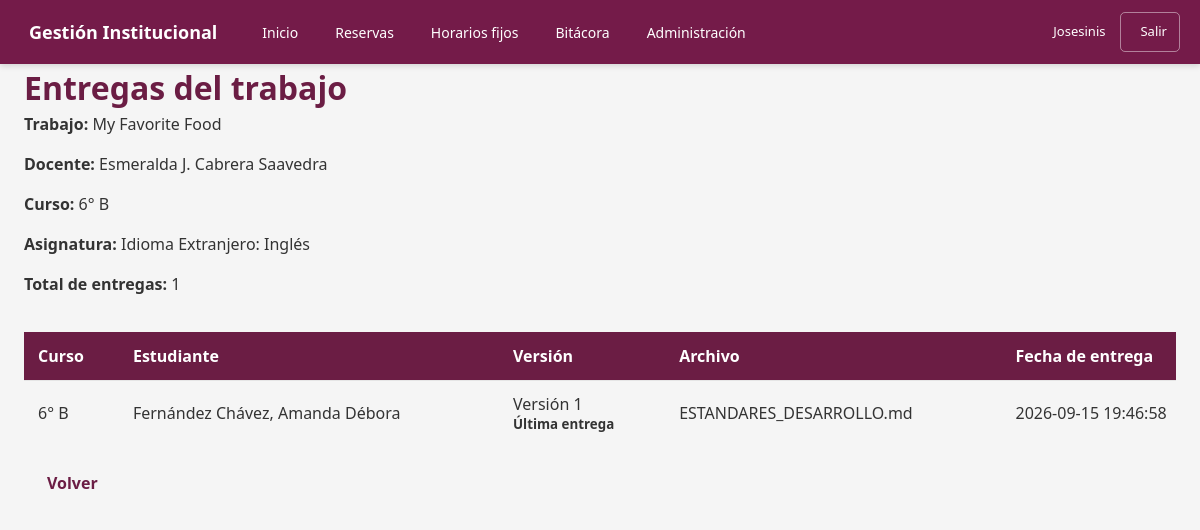
Screenshot of /modules/entregas/ver_entregas.php?id=7 (signed in) with the database file from the repository.
### tables this page shows
CREATE TABLE `trabajos` (
  `id` int(10) UNSIGNED NOT NULL,
  `reserva_id` int(11) NOT NULL,
  `titulo` varchar(150) NOT NULL,
  `estado` enum('en_proceso','cerrado') NOT NULL DEFAULT 'en_proceso',
  `fecha_inicio` datetime NOT NULL,
  `fecha_limite` datetime NOT NULL,
  `fecha_creacion` datetime NOT NULL DEFAULT current_timestamp(),
  `fecha_actualizacion` datetime NOT NULL DEFAULT current_timestamp() ON UPDATE current_timestamp()
);

CREATE TABLE `docentes` (
  `id` int(11) NOT NULL,
  `nombres` varchar(50) NOT NULL,
  `apellidos` varchar(50) NOT NULL,
  `correo` varchar(50) NOT NULL,
  `activo` tinyint(1) NOT NULL
);

CREATE TABLE `cursos` (
  `id` int(11) NOT NULL,
  `nombre_curso` varchar(10) NOT NULL DEFAULT '',
  `modalidad` enum('asignatura','taller') DEFAULT 'asignatura'
);

CREATE TABLE `asignaturas` (
  `id` int(11) NOT NULL,
  `asignatura_nombre` varchar(50) NOT NULL,
  `modalidad` enum('asignatura','taller') DEFAULT 'asignatura',
  `activo` tinyint(1) DEFAULT NULL
);

CREATE TABLE `entregas` (
  `id` int(11) NOT NULL,
  `trabajo_id` int(10) UNSIGNED NOT NULL,
  `curso_id` int(11) NOT NULL,
  `asignatura_id` int(11) NOT NULL,
  `alumno_id` int(11) DEFAULT NULL,
  `nombre_archivo` varchar(255) NOT NULL,
  `ruta_archivo` varchar(500) NOT NULL,
  `fecha_hora_entrega` datetime NOT NULL DEFAULT current_timestamp()
);

CREATE TABLE `alumnos` (
  `id` int(11) NOT NULL,
  `curso_id` int(11) NOT NULL,
  `nombres` varchar(100) NOT NULL,
  `apellidos` varchar(100) NOT NULL,
  `activo` tinyint(1) NOT NULL DEFAULT 1
);

### modules/entregas/ver_entregas.php (the view, shortened to what this page needs)
<?php
require_once '../../config/database.php';
$trabajoId = isset($_GET['id']) ? (int) $_GET['id'] : 0;
$sqlTrabajo = "
    SELECT
        t.id,
        t.titulo,
        t.estado,
        t.fecha_inicio,
        t.fecha_limite,
        d.nombres AS docente_nombres,
        d.apellidos AS docente_apellidos,
        c.nombre_curso,
        a.asignatura_nombre
    FROM trabajos t
    INNER JOIN reservas r
        ON r.id = t.reserva_id
    INNER JOIN docentes d
        ON d.id = r.docente_id
    INNER JOIN cursos c
        ON c.id = r.curso_id
    INNER JOIN asignaturas a
        ON a.id = r.asignatura_id
    WHERE t.id = ?
    LIMIT 1
";
$stmtTrabajo = $conexion->prepare($sqlTrabajo);
$stmtTrabajo->bind_param('i', $trabajoId);
$stmtTrabajo->execute();
$resultadoTrabajo = $stmtTrabajo->get_result();
$trabajo = $resultadoTrabajo->fetch_assoc();
$sqlEntregas = "
    SELECT
        e.id,
        e.trabajo_id,
        e.curso_id,
        e.asignatura_id,
        e.alumno_id,
        e.nombre_archivo,
        e.ruta_archivo,
        e.fecha_hora_entrega,
        c.nombre_curso,
        a.asignatura_nombre,
        al.nombres AS alumno_nombres,
        al.apellidos AS alumno_apellidos
    FROM entregas e
    INNER JOIN cursos c
        ON c.id = e.curso_id
    INNER JOIN asignaturas a
        ON a.id = e.asignatura_id
    INNER JOIN alumnos al
        ON al.id = e.alumno_id
    WHERE e.trabajo_id = ?
    ORDER BY
        e.alumno_id ASC,
        e.fecha_hora_entrega ASC,
        e.id ASC
";
$stmtEntregas = $conexion->prepare($sqlEntregas);
$stmtEntregas->bind_param('i', $trabajoId);
$stmtEntregas->execute();
$resultadoEntregas = $stmtEntregas->get_result();
$entregas = [];
while ($fila = $resultadoEntregas->fetch_assoc()) {
    $entregas[] = $fila;
}
$versionesPorAlumno = [];
foreach ($entregas as $indice => $entrega) {
    $alumnoId = (int) $entrega['alumno_id'];
    if (!isset($versionesPorAlumno[$alumnoId])) {
        $versionesPorAlumno[$alumnoId] = 0;
    }
    $versionesPorAlumno[$alumnoId]++;
    $entregas[$indice]['version'] = $versionesPorAlumno[$alumnoId];
}
$ultimaVersionPorAlumno = [];
foreach ($entregas as $entrega) {
    $alumnoId = (int) $entrega['alumno_id'];
    $version = (int) $entrega['version'];
    $ultimaVersionPorAlumno[$alumnoId] = $version;
}
usort($entregas, function ($a, $b) {
    $comparacionFecha = strcmp(
        $b['fecha_hora_entrega'],
        $a['fecha_hora_entrega']
    );
    if ($comparacionFecha !== 0) {
        return $comparacionFecha;
    }
    return (int) $b['id'] <=> (int) $a['id'];
});
require_once '../../includes/menu.php';
?>
<!DOCTYPE html>
<html lang="es">
<head>
    <link rel="stylesheet" href="../../assets/css/estilos.css">
    <link rel="stylesheet" href="../../assets/css/botones.css">
    <link rel="stylesheet" href="../../assets/css/formularios.css">
    <link rel="stylesheet" href="../../assets/css/tablas.css">
</head>
<body>
    <div class="contenedor contenedor-horarios-fijos">
        <h1>Entregas del trabajo</h1>
        <div class="grupo-formulario">
            <p>
                <strong>Trabajo:</strong>
                <?= htmlspecialchars($trabajo['titulo']) ?>
            </p>
            <p>
                <strong>Docente:</strong>
                <?= htmlspecialchars(
                    $trabajo['docente_nombres'] . ' ' .
                        $trabajo['docente_apellidos']
                ) ?>
            </p>
            <p>
                <strong>Curso:</strong>
                <?= htmlspecialchars($trabajo['nombre_curso']) ?>
            </p>
            <p>
                <strong>Asignatura:</strong>
                <?= htmlspecialchars($trabajo['asignatura_nombre']) ?>
            </p>
            <p>
                <strong>Total de entregas:</strong>
                <?= count($entregas) ?>
            </p>
        </div>
        <?php if (empty($entregas)): ?>
            <p>
                No existen entregas para este trabajo.
            </p>
        <?php else: ?>
            <div class="tabla-responsive">
                <table class="tabla">
                    <thead>
                        <tr>
                            <th>Curso</th>
                            <th>Estudiante</th>
                            <th>Versión</th>
                            <th>Archivo</th>
                            <th>Fecha de entrega</th>
                        </tr>
                    </thead>
                    <tbody>
                        <?php foreach ($entregas as $entrega): ?>
                            <?php
                            $alumnoId = (int) $entrega['alumno_id'];
                            $version = (int) $entrega['version'];
                            $esUltimaVersion =
                                $version === ($ultimaVersionPorAlumno[$alumnoId] ?? 0);
                            ?>
                            <tr>
                                <td>
                                    <?= htmlspecialchars($entrega['nombre_curso']) ?>
                                </td>
                                <td>
                                    <?= htmlspecialchars(
                                        trim(
                                            $entrega['alumno_apellidos'] . ', ' .
                                                $entrega['alumno_nombres']
                                        )
                                    ) ?>
                                </td>
                                <td>
                                    Versión <?= $version ?>
                                    <?php if ($esUltimaVersion): ?>
                                        <br>
                                        <small>
                                            <strong>Última entrega</strong>
                                        </small>
                                    <?php endif; ?>
                                </td>
                                <td>
                                    <?= htmlspecialchars($entrega['nombre_archivo']) ?>
                                </td>
                                <td>
                                    <?= htmlspecialchars($entrega['fecha_hora_entrega']) ?>
                                </td>
                            </tr>
                        <?php endforeach; ?>
                    </tbody>
                </table>
            </div>
        <?php endif; ?>
        <div style="margin-top: 20px;">
            <a
                href="index.php"
                class="btn btn-secondary">
                Volver
            </a>
        </div>
    </div>
</body>
</html>

### assets/css/estilos.css (style rules this page uses)
:root { --color-primario: #6b1d44; --color-primario-hover: #5b1739; --color-primario-original: #4e0227; --color-exito: #198754; --color-exito-hover: #157347; --color-advertencia: #ffc107; --color-advertencia-hover: #e0a800; --color-error: #dc3545; --color-error-hover: #bb2d3b; --color-fondo: #ffffff; --color-fondo-secundario: #f5f5f5; --color-fondo-neutro: #eeeeee; --color-texto: #333333; --color-texto-secundario: #666666; --color-borde: #d9c5cf; --radio-borde: 6px; --ancho-formulario: 700px; --btn-padding-y: 8px; --btn-padding-x: 16px; --btn-transicion: .2s ease; --sombra-focus: 0 0 5px rgba(107, 29, 68, 0.25); }
* { margin: 0; padding: 0; box-sizing: border-box; }
html { font-size: 16px; }
body { font-family: "Segoe UI", Tahoma, Geneva, Verdana, sans-serif; font-size: 1rem; line-height: 1.5; color: var(--color-texto); background-color: var(--color-fondo-secundario); }
h1, h2, h3, h4, h5, h6 { color: var(--color-primario); font-weight: 600; }
p { margin-bottom: 1rem; }
a { color: var(--color-primario); text-decoration: none; transition: color 0.2s ease; }
.contenedor { width: 90%; max-width: 1200px; margin: 0 auto; }
.contenedor-horarios-fijos { width: 96%; max-width: 1600px; }

### assets/css/botones.css (style rules this page uses)
.btn { display: inline-flex; align-items: center; justify-content: center; padding: 8px 16px; font-family: inherit; font-size: inherit; line-height: 1.2; font-weight: 600; text-decoration: none; white-space: nowrap; cursor: pointer; border: 1px solid transparent; border-radius: var(--radio-borde); box-sizing: border-box; transition: background-color 0.2s ease, border-color 0.2s ease, color 0.2s ease, box-shadow 0.2s ease; }

### assets/css/formularios.css (style rules this page uses)
.grupo-formulario { display: flex; flex-direction: column; }

### assets/css/tablas.css (style rules this page uses)
.tabla-responsive { width: 100%; overflow-x: auto; margin: 20px 0; }
.tabla { width: 100%; min-width: 1400px; border-collapse: collapse; }
.tabla thead th { padding: 13px 14px; background-color: var(--color-primario); color: #fff; font-weight: 600; text-align: left; white-space: nowrap; }
.tabla tbody td { padding: 12px 14px; border-top: 1px solid #e5e5e5; color: var(--color-texto); vertical-align: middle; }

### rows the page displays
trabajos: titulo "My Favorite Food", docentes.nombres+apellidos "Esmeralda J. Cabrera Saavedra", cursos.nombre_curso "6° B", asignaturas.asignatura_nombre "Idioma Extranjero: Inglés"
entregas: curso.nombre_curso "6° B", alumno.nombres "Fernández Chávez, Amanda Débora", alumno "1", shows "Última entrega", nombre_archivo "ESTANDARES_DESARROLLO.md", fecha_hora_entrega "2026-09-15 19:46:58"

### other values shown
$nombreUsuario "Josesinis"
count($entregas) "1"
